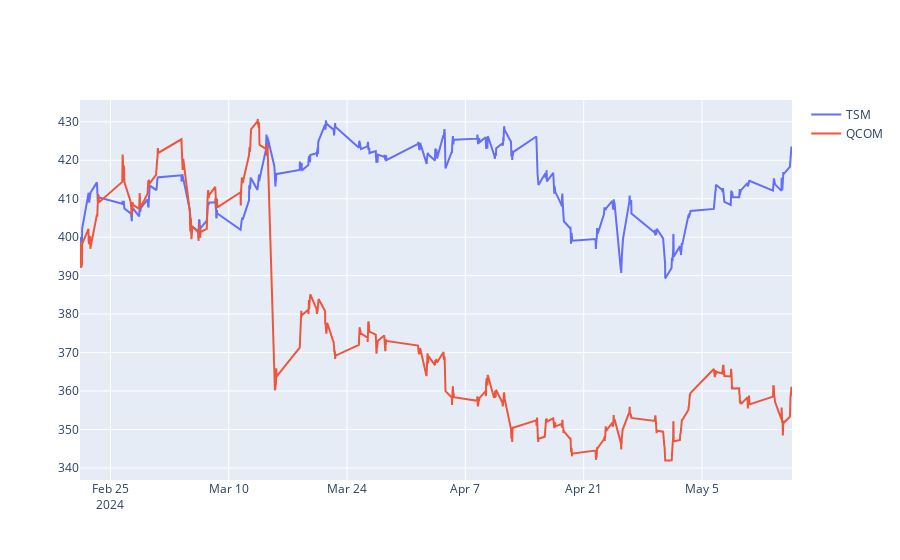

Here is the notebook cell this chart was saved with:
### Code cell
# Plot the two normalized tickers

fig = go.Figure()
fig.add_trace(go.Scatter(x=msft_data.index, y=msft_data['Close'], name='TSM'))
fig.add_trace(go.Scatter(x=adbe_data.index, y=adbe_data['Close_NORM'], name='QCOM'))

fig.show()

### Figure 1 — Plotly figure (JSON) as saved in the notebook; plotly's stock layout.template omitted (floating-point values rounded to 4 significant figures; data arrays with more than 128 entries replaced by an {"elided": "..."} marker saying what was removed)
{"data": [{"name": "TSM", "type": "scatter", "x": {"elided": "780 str values"}, "y": {"elided": "780 float values"}}, {"name": "QCOM", "type": "scatter", "x": {"elided": "780 str values"}, "y": {"elided": "780 float values"}}], "layout": {}}
